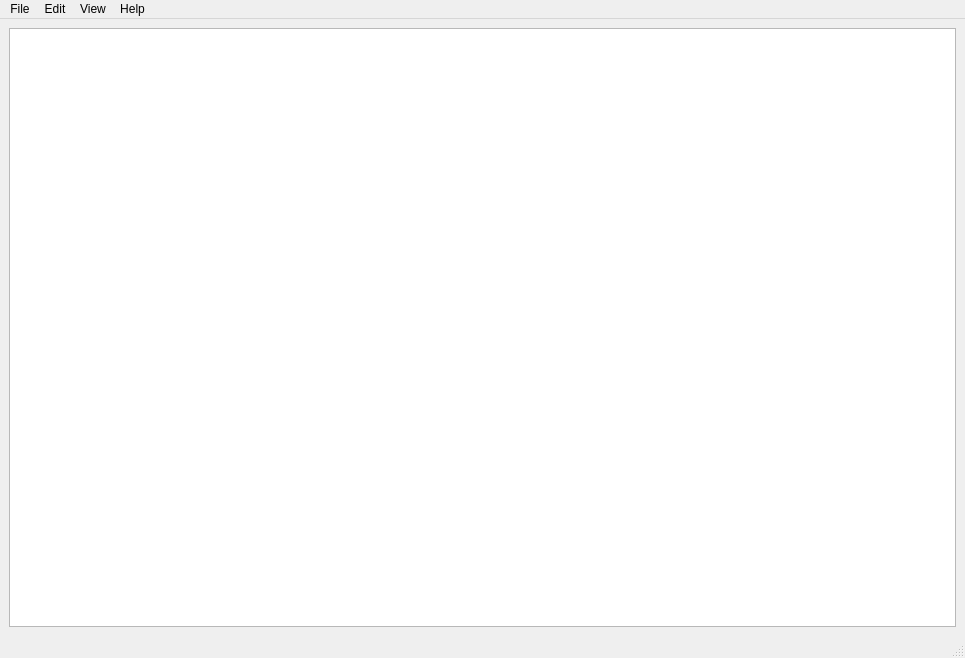
<?xml version="1.0" encoding="UTF-8"?>
<ui version="4.0">
 <class>MainWindow</class>
 <widget class="QMainWindow" name="MainWindow">
  <property name="geometry">
   <rect>
    <x>0</x>
    <y>0</y>
    <width>965</width>
    <height>658</height>
   </rect>
  </property>
  <property name="windowTitle">
   <string>MainWindow</string>
  </property>
  <widget class="QWidget" name="centralwidget">
   <layout class="QHBoxLayout" name="horizontalLayout">
    <item>
     <widget class="mapView" name="graphicsView">
      <property name="alignment">
       <set>Qt::AlignLeading|Qt::AlignLeft|Qt::AlignTop</set>
      </property>
     </widget>
    </item>
   </layout>
  </widget>
  <widget class="QMenuBar" name="menubar">
   <property name="geometry">
    <rect>
     <x>0</x>
     <y>0</y>
     <width>965</width>
     <height>25</height>
    </rect>
   </property>
   <widget class="QMenu" name="menuFile">
    <property name="title">
     <string>File</string>
    </property>
    <addaction name="actionNew"/>
    <addaction name="actionOpen"/>
    <addaction name="separator"/>
    <addaction name="actionSave"/>
    <addaction name="actionSaveAs"/>
    <addaction name="separator"/>
    <addaction name="actionExport"/>
    <addaction name="actionExportToFile"/>
   </widget>
   <widget class="QMenu" name="menuEdit">
    <property name="title">
     <string>Edit</string>
    </property>
    <addaction name="actionNewRoom"/>
    <addaction name="actionNewExit"/>
    <addaction name="actionNewLabel"/>
    <addaction name="actionOptions"/>
   </widget>
   <widget class="QMenu" name="menuView">
    <property name="title">
     <string>View</string>
    </property>
    <addaction name="actionToggleText"/>
    <addaction name="actionResetZoom"/>
   </widget>
   <widget class="QMenu" name="menuHelp">
    <property name="title">
     <string>Help</string>
    </property>
    <addaction name="actionAbout"/>
   </widget>
   <addaction name="menuFile"/>
   <addaction name="menuEdit"/>
   <addaction name="menuView"/>
   <addaction name="menuHelp"/>
  </widget>
  <widget class="QStatusBar" name="statusbar"/>
  <action name="actionNew">
   <property name="icon">
    <iconset theme="document-new">
     <normaloff/>
    </iconset>
   </property>
   <property name="text">
    <string>New</string>
   </property>
   <property name="shortcut">
    <string>Ctrl+N</string>
   </property>
  </action>
  <action name="actionOpen">
   <property name="icon">
    <iconset theme="document-open">
     <normaloff/>
    </iconset>
   </property>
   <property name="text">
    <string>Open</string>
   </property>
   <property name="shortcut">
    <string>Ctrl+O</string>
   </property>
  </action>
  <action name="actionSave">
   <property name="icon">
    <iconset theme="document-save">
     <normaloff/>
    </iconset>
   </property>
   <property name="text">
    <string>Save</string>
   </property>
   <property name="shortcut">
    <string>Ctrl+S</string>
   </property>
  </action>
  <action name="actionSaveAs">
   <property name="icon">
    <iconset theme="document-save-as">
     <normaloff/>
    </iconset>
   </property>
   <property name="text">
    <string>Save As</string>
   </property>
   <property name="shortcut">
    <string>Ctrl+Shift+S</string>
   </property>
  </action>
  <action name="actionExport">
   <property name="text">
    <string>&amp;Export</string>
   </property>
   <property name="shortcut">
    <string>Ctrl+E</string>
   </property>
  </action>
  <action name="actionExportToFile">
   <property name="text">
    <string>Export to &amp;File</string>
   </property>
   <property name="shortcut">
    <string>Ctrl+F</string>
   </property>
  </action>
  <action name="actionNewRoom">
   <property name="icon">
    <iconset theme="list-add">
     <normaloff/>
    </iconset>
   </property>
   <property name="text">
    <string>Add &amp;Room</string>
   </property>
   <property name="shortcut">
    <string>Ctrl+Shift+R</string>
   </property>
  </action>
  <action name="actionNewExit">
   <property name="icon">
    <iconset theme="list-add">
     <normaloff/>
    </iconset>
   </property>
   <property name="text">
    <string>Add &amp;Exit</string>
   </property>
   <property name="shortcut">
    <string>Ctrl+Shift+E</string>
   </property>
  </action>
  <action name="actionNewLabel">
   <property name="icon">
    <iconset theme="list-add">
     <normaloff/>
    </iconset>
   </property>
   <property name="text">
    <string>Add &amp;Label</string>
   </property>
   <property name="shortcut">
    <string>Ctrl+Shift+L</string>
   </property>
  </action>
  <action name="actionToggleText">
   <property name="checkable">
    <bool>true</bool>
   </property>
   <property name="checked">
    <bool>true</bool>
   </property>
   <property name="text">
    <string>Show Details</string>
   </property>
  </action>
  <action name="actionResetZoom">
   <property name="text">
    <string>Reset Zoom</string>
   </property>
  </action>
  <action name="actionAbout">
   <property name="icon">
    <iconset theme="help-about">
     <normaloff/>
    </iconset>
   </property>
   <property name="text">
    <string>About</string>
   </property>
  </action>
  <action name="actionOptions">
   <property name="icon">
    <iconset theme="preferences-system">
     <normaloff/>
    </iconset>
   </property>
   <property name="text">
    <string>Preferences</string>
   </property>
  </action>
 </widget>
 <customwidgets>
  <customwidget>
   <class>mapView</class>
   <extends>QGraphicsView</extends>
   <header>diggerUi.h</header>
   <slots>
    <slot>resetZoom()</slot>
   </slots>
  </customwidget>
 </customwidgets>
 <resources/>
 <connections>
  <connection>
   <sender>actionNew</sender>
   <signal>triggered()</signal>
   <receiver>MainWindow</receiver>
   <slot>newFile()</slot>
   <hints>
    <hint type="sourcelabel">
     <x>-1</x>
     <y>-1</y>
    </hint>
    <hint type="destinationlabel">
     <x>482</x>
     <y>328</y>
    </hint>
   </hints>
  </connection>
  <connection>
   <sender>actionOpen</sender>
   <signal>triggered()</signal>
   <receiver>MainWindow</receiver>
   <slot>openFile()</slot>
   <hints>
    <hint type="sourcelabel">
     <x>-1</x>
     <y>-1</y>
    </hint>
    <hint type="destinationlabel">
     <x>482</x>
     <y>328</y>
    </hint>
   </hints>
  </connection>
  <connection>
   <sender>actionSave</sender>
   <signal>triggered()</signal>
   <receiver>MainWindow</receiver>
   <slot>saveFile()</slot>
   <hints>
    <hint type="sourcelabel">
     <x>-1</x>
     <y>-1</y>
    </hint>
    <hint type="destinationlabel">
     <x>482</x>
     <y>328</y>
    </hint>
   </hints>
  </connection>
  <connection>
   <sender>actionSaveAs</sender>
   <signal>triggered()</signal>
   <receiver>MainWindow</receiver>
   <slot>saveFileAs()</slot>
   <hints>
    <hint type="sourcelabel">
     <x>-1</x>
     <y>-1</y>
    </hint>
    <hint type="destinationlabel">
     <x>482</x>
     <y>328</y>
    </hint>
   </hints>
  </connection>
  <connection>
   <sender>actionOptions</sender>
   <signal>triggered()</signal>
   <receiver>MainWindow</receiver>
   <slot>setOptions()</slot>
   <hints>
    <hint type="sourcelabel">
     <x>-1</x>
     <y>-1</y>
    </hint>
    <hint type="destinationlabel">
     <x>482</x>
     <y>328</y>
    </hint>
   </hints>
  </connection>
  <connection>
   <sender>actionAbout</sender>
   <signal>triggered()</signal>
   <receiver>MainWindow</receiver>
   <slot>viewAbout()</slot>
   <hints>
    <hint type="sourcelabel">
     <x>-1</x>
     <y>-1</y>
    </hint>
    <hint type="destinationlabel">
     <x>482</x>
     <y>328</y>
    </hint>
   </hints>
  </connection>
  <connection>
   <sender>actionExport</sender>
   <signal>triggered()</signal>
   <receiver>MainWindow</receiver>
   <slot>exportDump()</slot>
   <hints>
    <hint type="sourcelabel">
     <x>-1</x>
     <y>-1</y>
    </hint>
    <hint type="destinationlabel">
     <x>482</x>
     <y>328</y>
    </hint>
   </hints>
  </connection>
  <connection>
   <sender>actionNewExit</sender>
   <signal>triggered()</signal>
   <receiver>MainWindow</receiver>
   <slot>openExit()</slot>
   <hints>
    <hint type="sourcelabel">
     <x>-1</x>
     <y>-1</y>
    </hint>
    <hint type="destinationlabel">
     <x>482</x>
     <y>328</y>
    </hint>
   </hints>
  </connection>
  <connection>
   <sender>actionToggleText</sender>
   <signal>triggered()</signal>
   <receiver>MainWindow</receiver>
   <slot>toggleText()</slot>
   <hints>
    <hint type="sourcelabel">
     <x>-1</x>
     <y>-1</y>
    </hint>
    <hint type="destinationlabel">
     <x>482</x>
     <y>328</y>
    </hint>
   </hints>
  </connection>
  <connection>
   <sender>actionResetZoom</sender>
   <signal>triggered()</signal>
   <receiver>graphicsView</receiver>
   <slot>resetZoom()</slot>
   <hints>
    <hint type="sourcelabel">
     <x>-1</x>
     <y>-1</y>
    </hint>
    <hint type="destinationlabel">
     <x>482</x>
     <y>336</y>
    </hint>
   </hints>
  </connection>
 </connections>
 <slots>
  <slot>newFile()</slot>
  <slot>openFile()</slot>
  <slot>saveFile()</slot>
  <slot>saveFileAs()</slot>
  <slot>toggleText()</slot>
  <slot>viewAbout()</slot>
  <slot>setOptions()</slot>
  <slot>exportDump()</slot>
  <slot>openExit()</slot>
  <slot>resetZoom()</slot>
  <slot>digRoom(int,int)</slot>
 </slots>
</ui>
